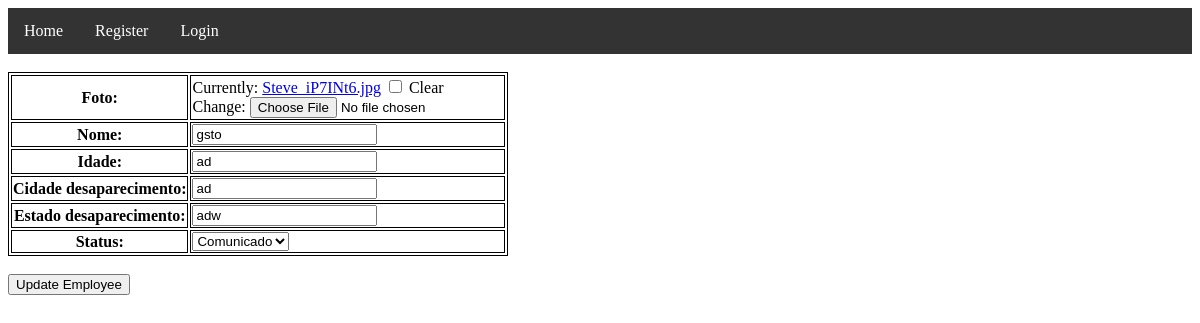
The page /3/edit on the database its author committed.
### product/models.py (models this page shows, shortened)
class Animal(models.Model):
    foto  = models.ImageField(blank=True)
    nome  = models.CharField(max_length=100, blank=True)
    idade = models.CharField(max_length=3, blank=True)
    cidade_desaparecimento = models.CharField(max_length=50, blank=True)
    estado_desaparecimento = models.CharField(max_length=50, blank=True)
    status = models.IntegerField(choices=STATUS_ANIMAL, default=1)
    dono = models.ForeignKey(Dono, on_delete=models.CASCADE,  null=True)

### product/views.py (the view)
# urls.py: path('<int:id>/edit', animal_edit, name="animal_edit"),
def animal_edit(request, id=None):
    animal = get_object_or_404(Animal, id=id)
    if request.method == 'POST':
        user_form = AnimalForm(request.POST, instance=animal)
        if user_form.is_valid():
            user_form.save()
            return HttpResponseRedirect(reverse('meus_animais'))
        else:
            return render(request, 'editar_animal.html', {"user_form": user_form})
    else:
        user_form = AnimalForm(instance=animal)
        return render(request, 'editar_animal.html', {"user_form": user_form})

### product/forms.py
class AnimalForm(forms.ModelForm):
    class Meta:
        model = Animal
        fields = ['foto',
                  'nome',
                  'idade',
                  'cidade_desaparecimento',
                  'estado_desaparecimento',
                  'status']

### product/templates/editar_animal.html (shortened to what this page needs)
{% extends 'base.html' %}
{% block content %}
<br>
    <form method="POST">
        <table class="table table-bordered table-light">
            {{user_form.as_table}}
        </table>
        <br>
        <button type="submit" class="btn btn-warning float-right">Update Employee</button>
    </form>
{% endblock content %}

### product/static/style.css (style rules this page uses)
html { margin: 0px; }
table, th, td { border: 1px solid black; }

### rows shown on the page
Animal: nome "gsto", idade "ad", cidade_desaparecimento "ad", estado_desaparecimento "adw", status "Comunicado"
